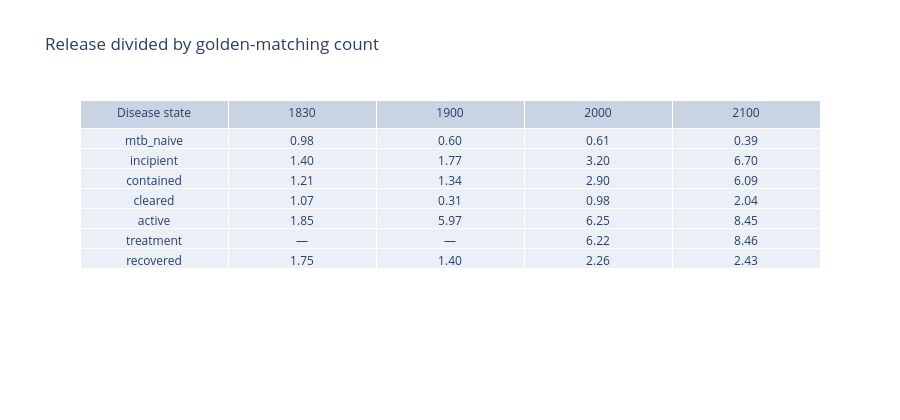

The notebook cell this image was saved under:
### Markdown cell above
## How far apart they are

The table is the release count divided by the golden-matching count, at four years. A value of 1 would mean the bugs did not matter. Active disease and treatment move together, because detection is the same function of clinical disease; both are several times the golden by 1900. `mtb_naive` falls below 1. Cleared infection does not move in the same direction at every year: it is higher just after the seed and lower by 1900, once the faster progression has drained the latent pool into active disease.

The assertions check two claims. The golden-matching run still agrees with the summer3 parquet. The release run does not: active disease in 2000 is more than twice the golden.

### Code cell
marks = (1830, 1900, 2000, 2100)
columns = []
for year in marks:
    column = []
    for state in DISEASE_STATES:
        index = int(year - 1800)
        golden = float(matched_totals[state][index])
        release = float(released_totals[state][index])
        column.append("—" if golden == 0.0 else f"{release / golden:.2f}")
    columns.append(column)

table = go.Figure(
    data=[
        go.Table(
            header={"values": ["Disease state", *[str(year) for year in marks]]},
            cells={"values": [list(DISEASE_STATES), *columns]},
        )
    ]
)
table.update_layout(title="Release divided by golden-matching count", height=420)
table.show()

root = Path.cwd()
if not (root / "tests" / "golden" / "base").is_dir():
    root = root.parent
parquet = pd.read_parquet(root / "tests" / "golden" / "base" / "compartments.parquet")
labelled = compartments_by_label(matched)
for column, values in labelled.items():
    np.testing.assert_allclose(
        np.asarray(values),
        parquet[column].to_numpy(),
        rtol=PARITY_RTOL,
        atol=PARITY_ATOL,
    )

year_2000 = 200
assert float(released_totals["active"][year_2000]) > 2.0 * float(matched_totals["active"][year_2000])
ratio = float(released_totals["active"][year_2000] / matched_totals["active"][year_2000])
print(f"In 2000 the release model has {ratio:.1f} times as much active disease as the golden.")

### Figure 1 — Plotly figure (JSON) as saved in the notebook; plotly's stock layout.template omitted (floating-point values rounded to 4 significant figures)
{"data": [{"cells": {"values": [["mtb_naive", "incipient", "contained", "cleared", "active", "treatment", "recovered"], ["0.98", "1.40", "1.21", "1.07", "1.85", "—", "1.75"], ["0.60", "1.77", "1.34", "0.31", "5.97", "—", "1.40"], ["0.61", "3.20", "2.90", "0.98", "6.25", "6.22", "2.26"], ["0.39", "6.70", "6.09", "2.04", "8.45", "8.46", "2.43"]]}, "header": {"values": ["Disease state", "1830", "1900", "2000", "2100"]}, "type": "table"}], "layout": {"height": 420, "title": {"text": "Release divided by golden-matching count"}}}
